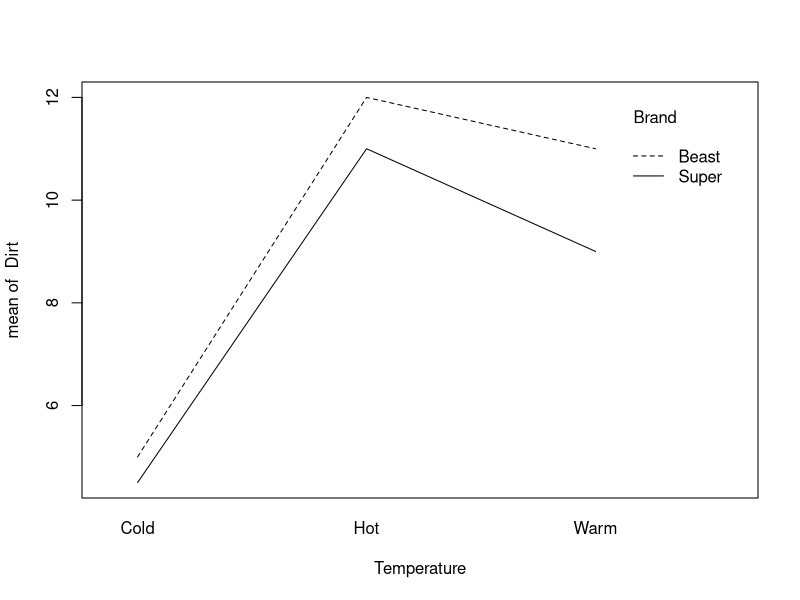
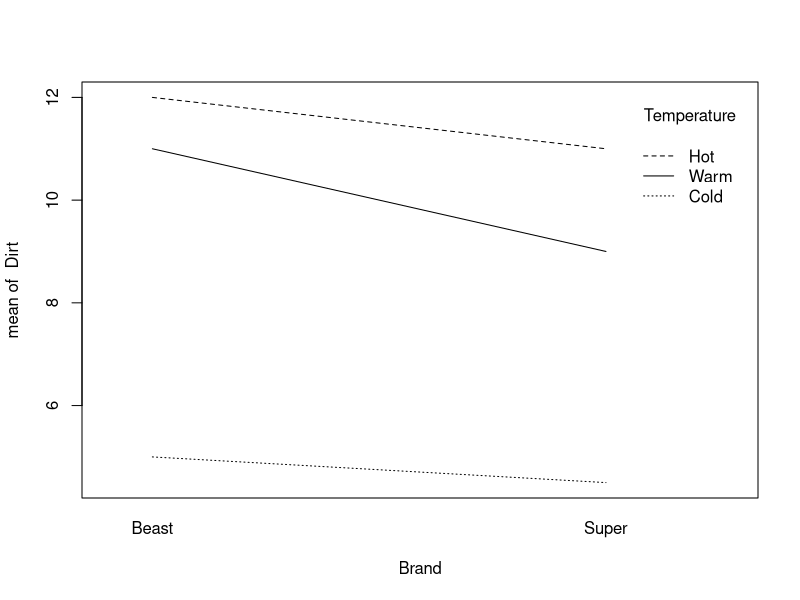
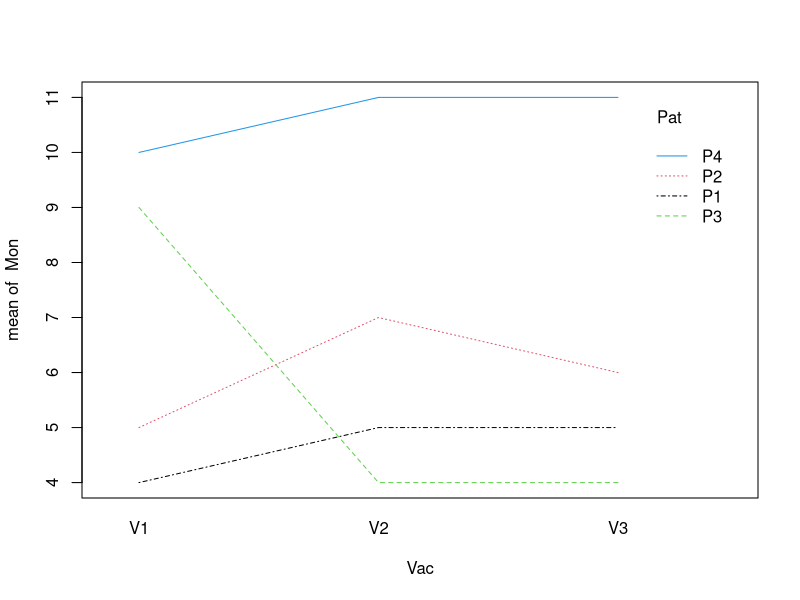
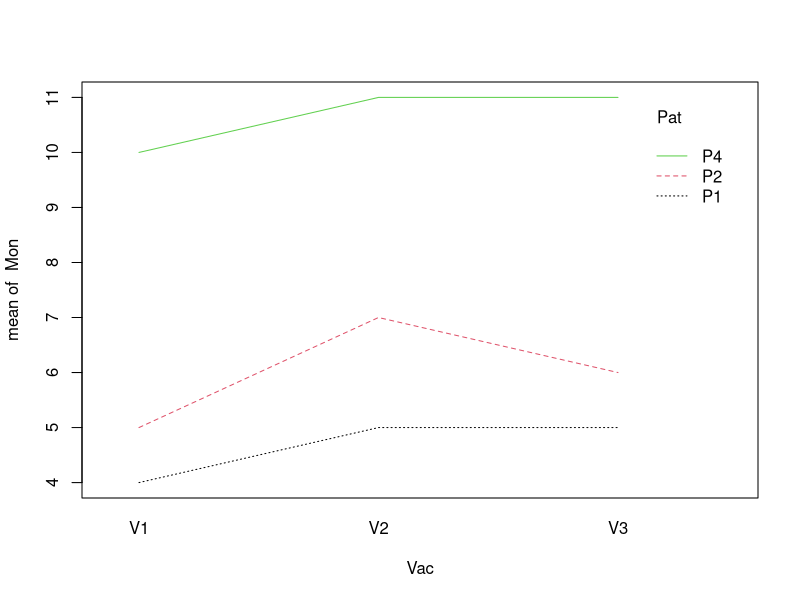

These figures' R source, in order:
## ---- chunk 1
knitr::opts_chunk$set(echo = TRUE)
## ---- chunk 2
Brand=factor(rep(c("Super","Beast"),each=12))
Temperature=factor(rep(c("Cold","Warm","Hot"),each=4,times=2))
Dirt=c(4,5,4,5,7,9,8,12,10,12,11,11,6,6,4,4,13,10,10,11,12,12,11,13)
data1=data.frame(Dirt,Brand,Temperature)
## ---- chunk 3
interaction.plot(Temperature,Brand,Dirt)
interaction.plot(Brand,Temperature,Dirt)
## ---- chunk 4
aov_test_detergent<-aov(Dirt~Temperature*Brand,data=data1)
summary(aov_test_detergent)
## ---- chunk 5
aov_test_detergent<-aov(Dirt~Temperature+Brand,data=data1)
summary(aov_test_detergent)
## ---- chunk 6
Pat=factor(rep(c("P1","P2","P3","P4"),each=12))
Vac=factor(rep(c("V1","V2","V3"),each=4,times=4))
Mon=c(4,5,3,4,6,6,4,4,5,6,6,3,4,5,5,6,5,7,8,8,6,5,6,7,8,9,9,10,
3,4,5,4,2,3,4,7,10,10,9,11,10,11,11,12,12,12,9,11)
vacdata=data.frame(Mon,Pat,Vac)
## ---- chunk 7
SSE_full<-50
DF_full<-36
SSE_reduced<-128
DF_reduced<-42
Fcomputed<-((SSE_reduced-SSE_full)/(DF_reduced-DF_full))/(SSE_full/DF_full)
Fcomputed
Fcritical<-qf(.95,6,36)
Fcritical 
## ---- chunk 8
fit<-
  lm(Mon~Vac*Pat,data=vacdata)
summary(fit)
## ---- chunk 9
interaction.plot(Vac,Pat,Mon,col = 1:4)
## ---- chunk 10
# removing patient p3

Pat=factor(rep(c("P1","P2","P4"),each=12))
Vac=factor(rep(c("V1","V2","V3"),each=4,times=3))
Mon=c(4,5,3,4,6,6,4,4,5,6,6,3,4,5,5,6,5,7,8,8,6,5,6,7,10,10,9,11,10,11,11,12,12,12,9,11)
vacdata=data.frame(Mon,Pat,Vac)
interaction.plot(Vac,Pat,Mon,col = 1:4)

## ---- chunk 11
# i) without interaction (reduced model)
twoWayAnova<-aov(Mon~Vac+Pat,data=vacdata)
summary(twoWayAnova)

# ii) with interaction (full model)
twoWayAnova<-aov(Mon~Vac*Pat,data=vacdata)
summary(twoWayAnova)
